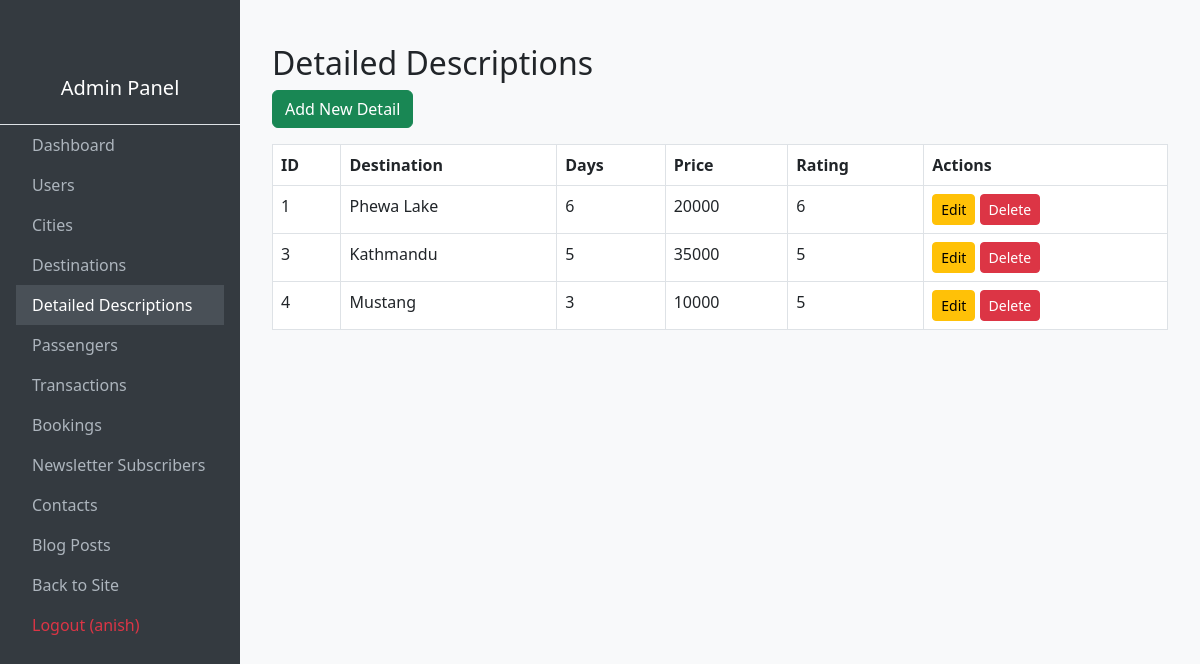
Before: /admin-panel/details/ (signed in) with the older database file.
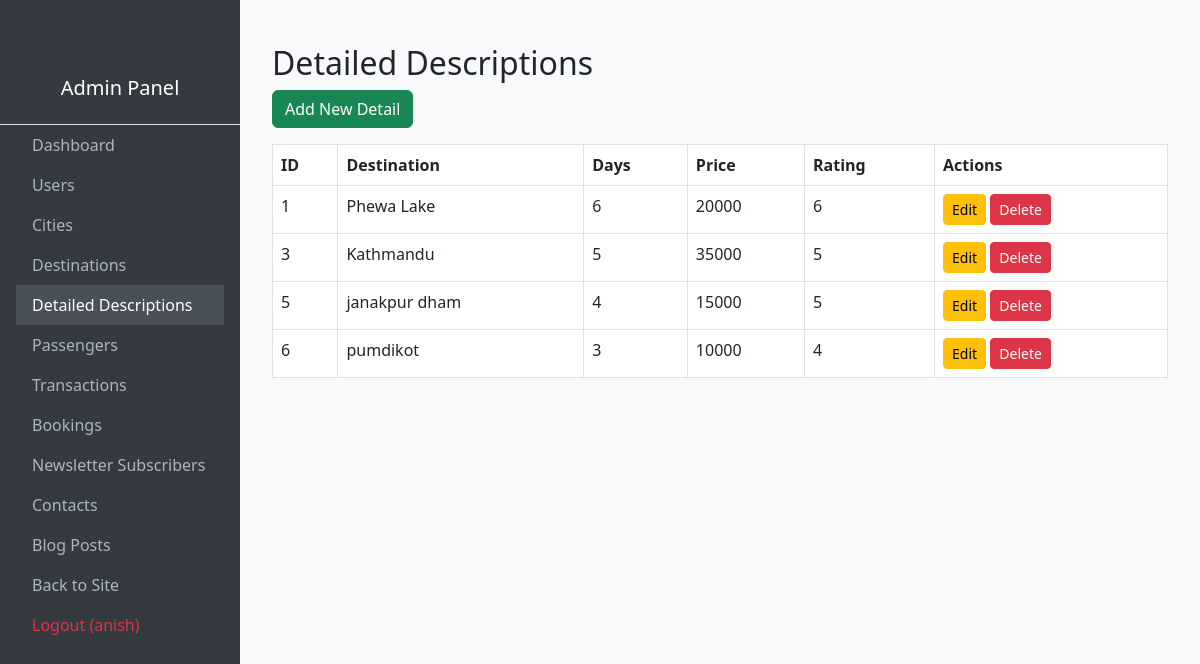
After: the same page with the newer database file.
### yatra/models.py (models this page shows, shortened)
class DetailedDescription(models.Model):
    destination = models.ForeignKey(Destination, on_delete=models.CASCADE, related_name="details")
    days = models.IntegerField(default=5)
    price = models.IntegerField(default=20000)
    rating = models.IntegerField(default=5)
    img1 = models.ImageField(upload_to='pics')
    img2 = models.ImageField(upload_to='pics')
    desc = models.TextField()
    day1 = models.CharField(max_length=200, blank=True)
    day2 = models.CharField(max_length=200, blank=True)
    day3 = models.CharField(max_length=200, blank=True)
    day4 = models.CharField(max_length=200, blank=True)
    day5 = models.CharField(max_length=200, blank=True)
    day6 = models.CharField(max_length=200, blank=True)

class Destination(models.Model):
    city = models.ForeignKey(City, on_delete=models.CASCADE, related_name="destinations")
    name = models.CharField(max_length=50)
    img1 = models.ImageField(upload_to='pics')
    img2 = models.ImageField(upload_to='pics')

### adminpanel/views.py (the view)
# urls.py: path('details/', views.detail_list, name='admin_detail_list'),
@staff_member_required
def detail_list(request):
    details = DetailedDescription.objects.all()
    return render(request, 'adminpanel/detail_list.html', {'details': details})

### Templates/adminpanel/detail_list.html
{% extends "base.html" %}
{% block content %}
<div class="container mt-4">
    <h2>Detailed Descriptions</h2>
    <a href="{% url 'admin_detail_create' %}" class="btn btn-success mb-3">Add New Detail</a>
    <table class="table table-bordered table-hover">
        <thead>
            <tr><th>ID</th><th>Destination</th><th>Days</th><th>Price</th><th>Rating</th><th>Actions</th></tr>
        </thead>
        <tbody>
            {% for detail in details %}
            <tr>
                <td>{{ detail.id }}</td>
                <td>{{ detail.destination.name }}</td>
                <td>{{ detail.days }}</td>
                <td>{{ detail.price }}</td>
                <td>{{ detail.rating }}</td>
                <td>
                    <a href="{% url 'admin_detail_edit' detail.id %}" class="btn btn-warning btn-sm">Edit</a>
                    <a href="{% url 'admin_detail_delete' detail.id %}" class="btn btn-danger btn-sm">Delete</a>
                </td>
            </tr>
            {% empty %}
            <tr><td colspan="6">No details found.</td></tr>
            {% endfor %}
        </tbody>
    </table>
</div>
{% endblock %}

Changed rows visible on the page:
removed DetailedDescription: id "4", destination.name "Mustang", days "3", price "10000", rating "5"
added DetailedDescription: id "5", destination.name "janakpur dham", days "4", price "15000", rating "5"
added DetailedDescription: id "6", destination.name "pumdikot", days "3", price "10000", rating "4"
